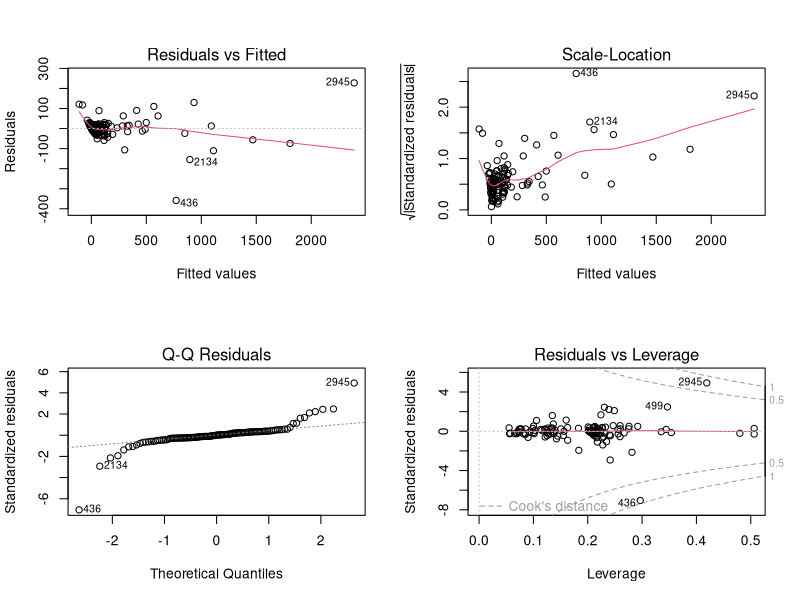
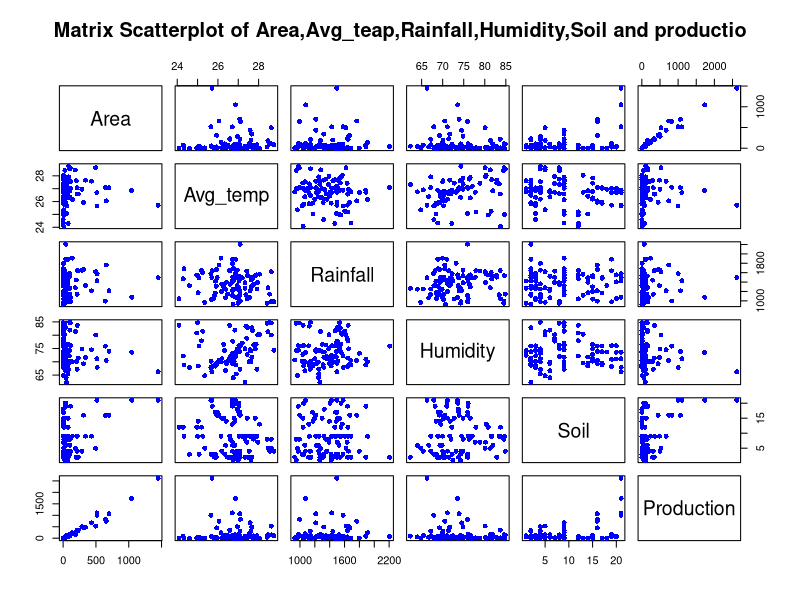

The R script that drew these images, in order:
# Multiple Linear Regression

# Importing the dataset
dataset = read.csv('fdata.csv')
dataset = dataset[grep("wheat", dataset$Crop, ignore.case=T),]
dataset = dataset[,c("Area","Avg_temp","Rainfall","Humidity","Soil","Production")]

# Encoding categorical data
dataset$Soil = factor(dataset$Soil,
                      levels = c('RED AND YELLOW SOIL&RED SOIL', 'BLACK SOIL &RED SOIL',
                                 'ALLUVIAL SOIL & LITERITE SOIL & SALINE SOIL',
                                 'LITERITE SOIL & RED SOIL & RED AND BLACK SOIL',
                                 'ALLUVIAL SOIL  & LITERITE SOIL &SALINE SOIL',
                                 'SALINE SOIL & LITERITE SOIL & ALLUVIAL SOIL',
                                 'ALLUVIAL SOIL  & LITERITE SOIL & BLACK',
                                 'RED SOIL & RED AND YELLOW SOIL', 'RED SOIL & LITERITE SOIL',
                                 'LITERITE SOIL & BROWN FOREST',
                                 'ALLUVIAL SOIL & BLACK & BROWN FOREST & SALINE SOIL',
                                 'ALLUVIAL SOIL & LITERITE SOIL', 'ALLUVIAL SOIL & SALINE SOIL',
                                 'ALLUVIAL SOIL & LITERITE SOIL & RED SOIL', 'RED SOIL',
                                 'RED SOIL & LITERITE SOIL & ALLUVIAL SOIL',
                                 'ALLUVIAL SOIL & BLACK& RED SOIL', 'BLACK SOIL  & RED SOIL',
                                 'RED AND BLACK SOIL & RED AND YELLOW SOIL',
                                 'RED SOIL & BLACK SOIL & BROWN FOREST',
                                 'RED SOIL & LITERITE SOIL & RED AND YELLOW SOIL'),
                      labels = c(1, 2, 3, 4, 5, 6, 7 , 8, 9, 10, 11, 12 , 13, 14 ,15, 16, 17, 18, 19, 20, 21))

# Splitting the dataset into the Training set and Test set
# install.packages('caTools')
library(caTools)
set.seed(123)
split = sample.split(dataset$Production, SplitRatio = 0.8)
training_set = subset(dataset, split == TRUE)
test_set = subset(dataset, split == FALSE)

# Feature Scaling
#training_set = scale(training_set)
#test_set = scale(test_set)

# Fitting Multiple Linear Regression to the Training set
regressor = lm(formula = Production ~ .,
               data = training_set)

# Predicting the Test set results
y_pred = predict(regressor, newdata = test_set)

# Other useful functions 
coefficients(regressor) # model coefficients
confint(regressor, level=0.95) # CIs for model parameters 
fitted(regressor) # predicted values
residuals(regressor) # residuals
anova(regressor) # anova table 
vcov(regressor) # covariance matrix for model parameters 
influence(regressor) # regression diagnostics


# Building the optimal model using Backward Elimination
regressor = lm(formula = Production ~ Area + Avg_temp + Rainfall + Humidity + Soil,
               data = dataset)
summary(regressor)

# diagnostic plots 
layout(matrix(c(1,2,3,4),2,2)) # optional 4 graphs/page 
plot(regressor)

# Plot matrix of all variables.
newdata = training_set[,c(1:6)]
summary(newdata)
plot(newdata, pch=16, col="blue", main="Matrix Scatterplot of Area,Avg_teap,Rainfall,Humidity,Soil and productio")
